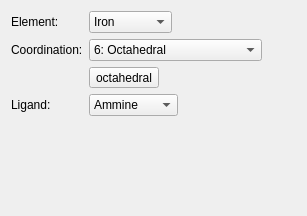
<?xml version="1.0" encoding="UTF-8"?>
<ui version="4.0">
 <class>Avogadro::QtPlugins::TemplateToolWidget</class>
 <widget class="QWidget" name="Avogadro::QtPlugins::TemplateToolWidget">
  <property name="geometry">
   <rect>
    <x>0</x>
    <y>0</y>
    <width>307</width>
    <height>216</height>
   </rect>
  </property>
  <property name="windowTitle">
   <string>Form</string>
  </property>
  <layout class="QFormLayout" name="formLayout">
   <property name="fieldGrowthPolicy">
    <enum>QFormLayout::ExpandingFieldsGrow</enum>
   </property>
   <item row="0" column="0">
    <widget class="QLabel" name="elementLabel">
     <property name="text">
      <string>Element:</string>
     </property>
    </widget>
   </item>
   <item row="0" column="1">
    <widget class="QComboBox" name="elementComboBox">
     <property name="currentIndex">
      <number>2</number>
     </property>
     <item>
      <property name="text">
       <string>Hydrogen</string>
      </property>
     </item>
     <item>
      <property name="text">
       <string>Carbon</string>
      </property>
     </item>
     <item>
      <property name="text">
       <string>Iron</string>
      </property>
     </item>
     <item>
      <property name="text">
       <string>Cobalt</string>
      </property>
     </item>
    </widget>
   </item>
   <item row="1" column="0">
    <widget class="QLabel" name="coordinationLabel">
     <property name="text">
      <string>Coordination:</string>
     </property>
    </widget>
   </item>
   <item row="1" column="1">
    <widget class="QComboBox" name="coordinationComboBox">
     <property name="currentText">
      <string>6: Octahedral</string>
     </property>
     <property name="currentIndex">
      <number>7</number>
     </property>
     <property name="maxCount">
      <number>2147483646</number>
     </property>
     <item>
      <property name="text">
       <string>1: Linear</string>
      </property>
     </item>
     <item>
      <property name="text">
       <string>2: Linear</string>
      </property>
     </item>
     <item>
      <property name="text">
       <string>3: Trigonal Planar</string>
      </property>
     </item>
     <item>
      <property name="text">
       <string>4: Tetrahedral</string>
      </property>
     </item>
     <item>
      <property name="text">
       <string>4: Square Planar</string>
      </property>
     </item>
     <item>
      <property name="text">
       <string>5: Trigonal Bipyramidal</string>
      </property>
     </item>
     <item>
      <property name="text">
       <string>5: Square Pyramidal</string>
      </property>
     </item>
     <item>
      <property name="text">
       <string>6: Octahedral</string>
      </property>
     </item>
     <item>
      <property name="text">
       <string>6: Trigonal Prism</string>
      </property>
     </item>
     <item>
      <property name="text">
       <string>7: Pentagonal Bipyramidal</string>
      </property>
     </item>
     <item>
      <property name="text">
       <string>8: Square Antiprism</string>
      </property>
     </item>
    </widget>
   </item>
   <item row="3" column="0">
    <widget class="QLabel" name="ligandLabel">
     <property name="text">
      <string>Ligand:</string>
     </property>
    </widget>
   </item>
   <item row="3" column="1">
    <widget class="QComboBox" name="ligandComboBox">
     <item>
      <property name="text">
       <string>Ammine</string>
      </property>
     </item>
     <item>
      <property name="text">
       <string>Aqua</string>
      </property>
     </item>
     <item>
      <property name="text">
       <string>Carbonyl</string>
      </property>
     </item>
     <item>
      <property name="text">
       <string>Phosphine</string>
      </property>
     </item>
     <item>
      <property name="text">
       <string>Thiol</string>
      </property>
     </item>
     <item>
      <property name="text">
       <string>Methyl</string>
      </property>
     </item>
     <item>
      <property name="text">
       <string>Ethyl</string>
      </property>
     </item>
     <item>
      <property name="text">
       <string>Propyl</string>
      </property>
     </item>
     <item>
      <property name="text">
       <string>Isopropyl</string>
      </property>
     </item>
     <item>
      <property name="text">
       <string>t-Butyl</string>
      </property>
     </item>
    </widget>
   </item>
   <item row="2" column="1">
    <widget class="QToolButton" name="preview">
     <property name="text">
      <string>octahedral</string>
     </property>
     <property name="icon">
      <iconset theme=":/icons/coord/6-octahedral.png">
       <normaloff>.</normaloff>.</iconset>
     </property>
     <property name="iconSize">
      <size>
       <width>64</width>
       <height>64</height>
      </size>
     </property>
    </widget>
   </item>
   <item row="4" column="0">
    <spacer name="verticalSpacer">
     <property name="orientation">
      <enum>Qt::Vertical</enum>
     </property>
     <property name="sizeHint" stdset="0">
      <size>
       <width>20</width>
       <height>40</height>
      </size>
     </property>
    </spacer>
   </item>
  </layout>
 </widget>
 <resources>
  <include location="template.qrc"/>
 </resources>
 <connections/>
</ui>
